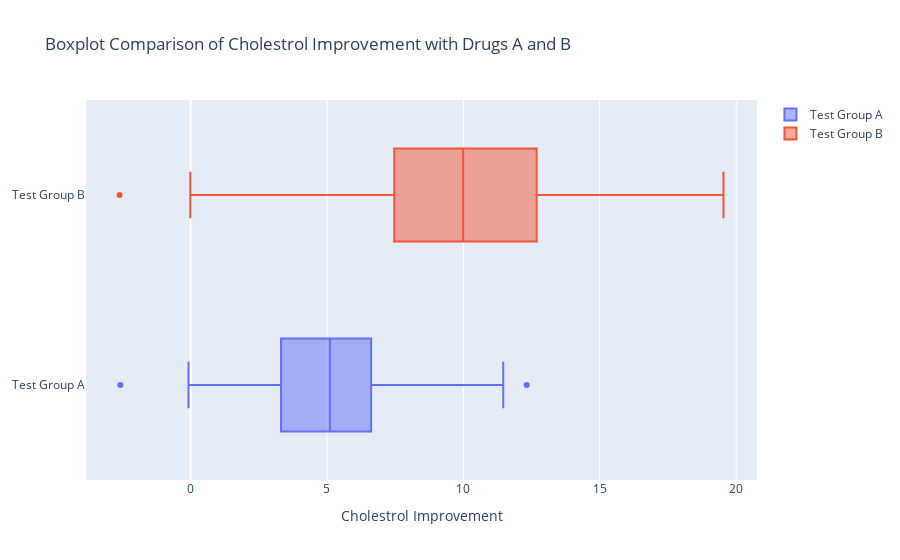

Write notebook code for a chart like this one.
### Code cell
fig = make_subplots(rows=1, cols=1)
fig.add_trace(go.Box(x = madf["A improvement"], name = "Test Group A"), row=1, col=1)
fig.add_trace(go.Box(x = mbdf["B improvement"], name = "Test Group B"), row=1, col=1)
fig.update_xaxes(title = "Cholestrol Improvement")
fig.update_layout(title = "Boxplot Comparison of Cholestrol Improvement with Drugs A and B")
fig.show()

### Figure 1 — Plotly figure (JSON) as saved in the notebook; plotly's stock layout.template omitted (floating-point values rounded to 4 significant figures; data arrays with more than 128 entries replaced by an {"elided": "..."} marker saying what was removed)
{"data": [{"name": "Test Group A", "type": "box", "x": {"elided": "250 float values"}, "xaxis": "x", "yaxis": "y"}, {"name": "Test Group B", "type": "box", "x": {"elided": "250 float values"}, "xaxis": "x", "yaxis": "y"}], "layout": {"title": {"text": "Boxplot Comparison of Cholestrol Improvement with Drugs A and B"}, "xaxis": {"anchor": "y", "domain": [0, 1], "title": {"text": "Cholestrol Improvement"}}, "yaxis": {"anchor": "x", "domain": [0, 1]}}}
